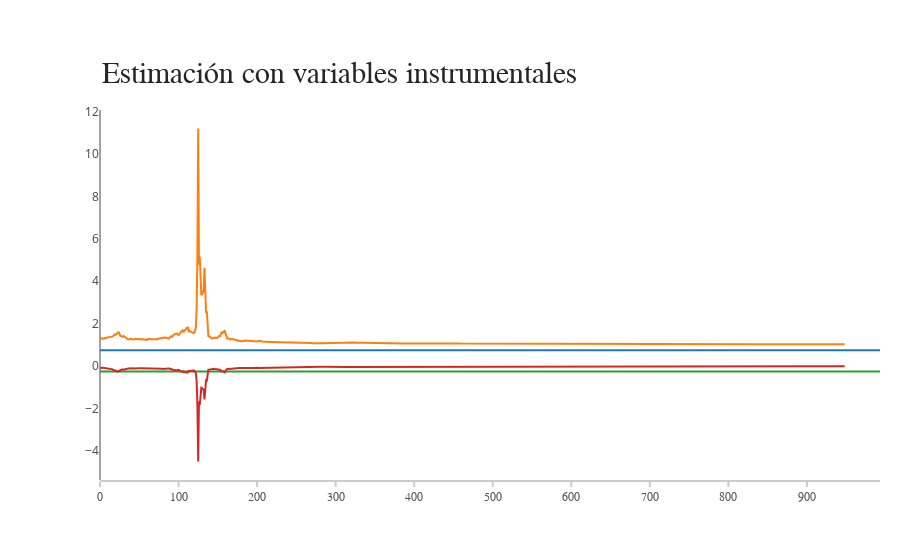

The notebook cell this image was saved under:
### Code cell
trace = go.Scatter(
    y = a1,
    x = np.arange(nobs),
    name = 'Parametro a1')

trace1 = go.Scatter(
    y = c1,
    x = np.arange(nobs),
    name = 'Estimacion a1')

trace2 = go.Scatter(
    y = a2,
    x = np.arange(nobs),
    name = 'Parametro a2')

trace3 = go.Scatter(
    y = c2,
    x = np.arange(nobs),
    name = 'Estimacion a2')

layout = go.Layout(
    xaxis=dict(
        showline=True,
        showgrid=False,
        showticklabels=True,
        linecolor='rgb(204, 204, 204)',
        linewidth=2,
        ticks='outside',
        tickcolor='rgb(204, 204, 204)',
        tickwidth=2,
        ticklen=5,
        tickfont=dict(
            family='Arial',
            size=12,
            color='rgb(82, 82, 82)',
        ),
    ),
    yaxis=dict(
        showgrid=False,
        zeroline=False,
        showline=False,
        showticklabels=True,
    ),
    autosize=False,
    margin=dict(
        autoexpand=False,
        l=100,
        r=20,
        t=110,
    )
)

annotations = []
annotations.append(dict(xref='paper', yref='paper', x=0.0, y=1.05,
                              xanchor='left', yanchor='bottom',
                              text='Estimación con variables instrumentales',
                              font=dict(family='Arial',
                                        size=30,
                                        color='rgb(37,37,37)'),
                              showarrow=False))

layout['annotations'] = annotations

layout['annotations'] = annotations
traces = [trace, trace1, trace2, trace3]

fig = go.Figure(data=traces, layout=layout)
py.iplot(fig, filename='3')

### Figure 1 — Plotly figure (JSON) as saved in the notebook; plotly's stock layout.template omitted (floating-point values rounded to 4 significant figures; data arrays with more than 128 entries replaced by an {"elided": "..."} marker saying what was removed)
{"data": [{"name": "Parametro a1", "type": "scatter", "uid": "a9b0f6ca-5981-42b0-9702-31348390a2b7", "x": {"elided": "1000 int values"}, "y": {"elided": "994 float values"}}, {"name": "Estimacion a1", "type": "scatter", "uid": "2d830b76-1cf1-4848-8c36-74fdbb24c0ba", "x": {"elided": "1000 int values"}, "y": {"elided": "949 float values"}}, {"name": "Parametro a2", "type": "scatter", "uid": "8c43781c-43c5-4593-b27d-bb86a2c987f4", "x": {"elided": "1000 int values"}, "y": {"elided": "994 float values"}}, {"name": "Estimacion a2", "type": "scatter", "uid": "2c5d3e15-e52c-4655-a236-8427b22330dc", "x": {"elided": "1000 int values"}, "y": {"elided": "949 float values"}}], "layout": {"annotations": [{"font": {"color": "rgb(37,37,37)", "family": "Arial", "size": 30}, "showarrow": false, "text": "Estimación con variables instrumentales", "x": 0, "xanchor": "left", "xref": "paper", "y": 1.05, "yanchor": "bottom", "yref": "paper"}], "autosize": false, "margin": {"autoexpand": false, "l": 100, "r": 20, "t": 110}, "xaxis": {"linecolor": "rgb(204, 204, 204)", "linewidth": 2, "showgrid": false, "showline": true, "showticklabels": true, "tickcolor": "rgb(204, 204, 204)", "tickfont": {"color": "rgb(82, 82, 82)", "family": "Arial", "size": 12}, "ticklen": 5, "ticks": "outside", "tickwidth": 2}, "yaxis": {"showgrid": false, "showline": false, "showticklabels": true, "zeroline": false}}}
